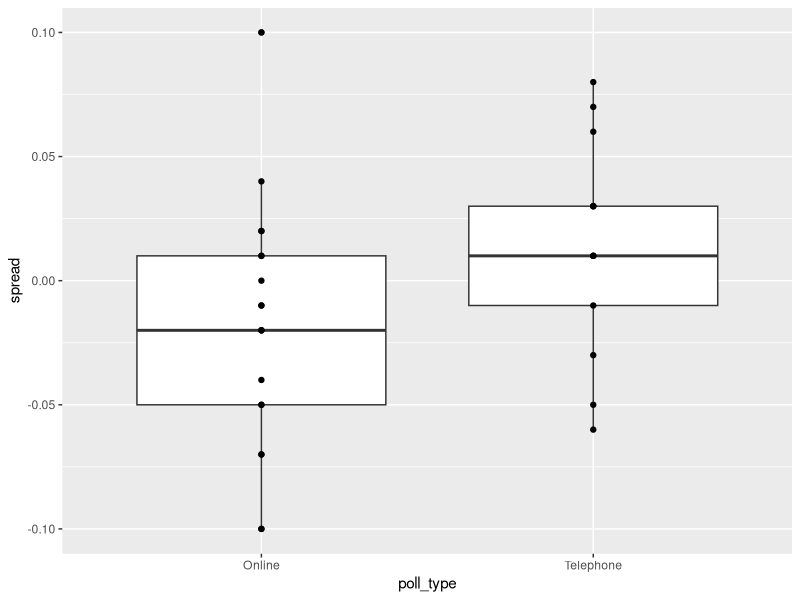
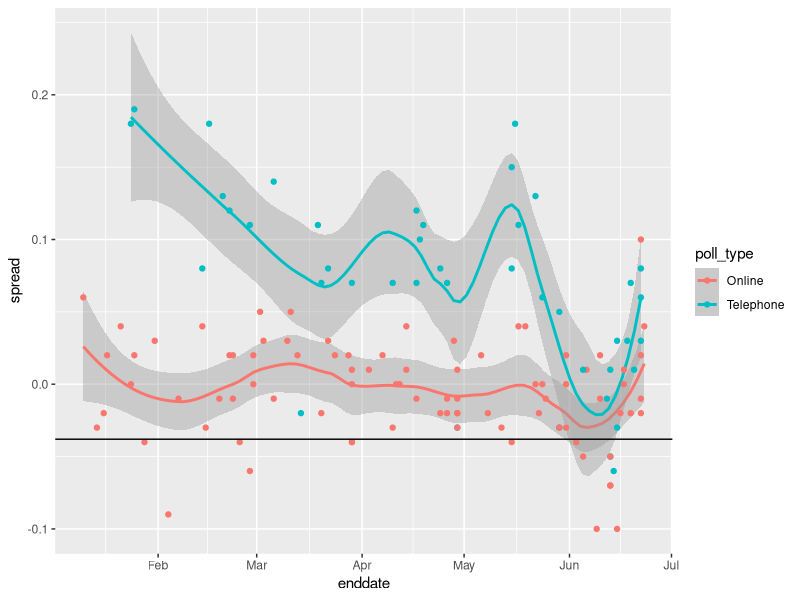
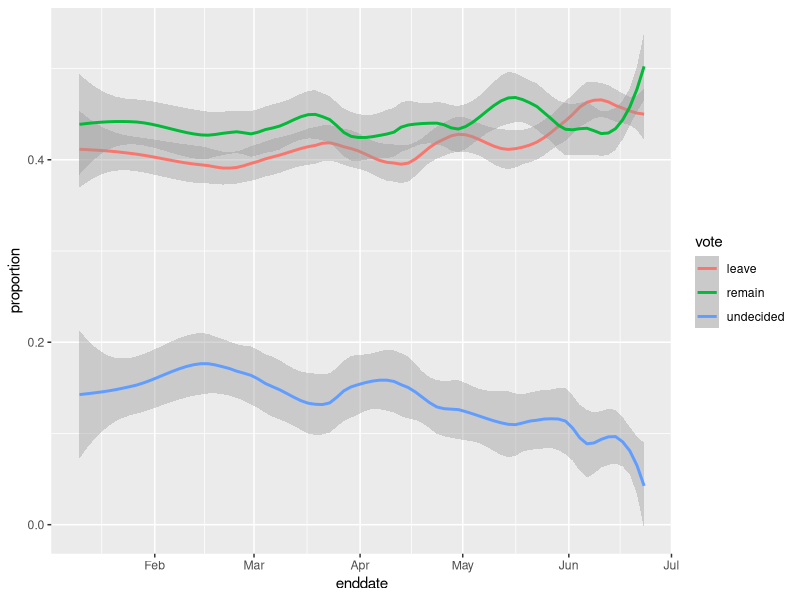

The R source for these figures, in order:
## ---- chunk 1
library(tidyverse)
library(dslabs)
data(brexit_polls)
options(digits = 3)
## ---- chunk 2
p <- 0.481
d <- 2*p - 1
## ---- chunk 3
N <- 1500
expected <- N*p #expected total number of voters in the sample choosing “Remain”
expected
## ---- chunk 4
se_remain <- sqrt(N*p*(1-p)) #standard error of the total number of voters in the sample choosing “Remain”
se_remain

x_hat <- p #expected value of X_hat , the proportion of “Remain” voters
x_hat
standard_error_x_hat <- sqrt(x_hat * (1-x_hat)/N)
se_d <- 2 * standard_error_x_hat
## ---- chunk 5
head(brexit_polls)
## ---- chunk 6
polls <- brexit_polls %>%
  mutate(x_hat = (spread+1)/2)
mean(polls$spread)
sd(polls$spread)
## ---- chunk 7
mean(polls$x_hat)
sd(polls$x_hat)
## ---- chunk 8
you_gov <- polls[1, ]
## ---- chunk 9
avg <- you_gov$x_hat
N <- you_gov$samplesize

se <- sqrt(avg*(1-avg)/N)
avg + c(-1,1) * qnorm(0.975)*se
## ---- chunk 10
june_polls <- polls %>%
  filter(enddate>="2016-06-1")
head(june_polls)

d <- -0.38
june_polls <- june_polls %>%
  mutate(se_x_hat = sqrt(x_hat * (1-x_hat)/ samplesize), se_spread = 2*se_x_hat,
         lower = spread - qnorm(0.975) * se_spread,
         upper = spread + qnorm(0.975) * se_spread,
         hit = (lower < 2*p-1 & upper > 2*p-1))
mean(june_polls$lower < 0 & june_polls$upper > 0) #proportion of polls that had a 0 in their prediction

mean(june_polls$hit) #avg hitrate

head(june_polls)
## ---- chunk 11
june_polls_grouped <- june_polls %>%
  group_by(pollster) %>%
  summarize(n_polls = n(), hits = sum(hit))
june_polls_grouped
## ---- chunk 12
ggplot(june_polls, aes(poll_type, spread))+
  geom_boxplot()+
  geom_point()
## ---- chunk 13
combined_by_type <- june_polls %>%
        group_by(poll_type) %>%
        summarize(N = sum(samplesize),
                  spread = sum(spread*samplesize)/N,
                  p_hat = (spread + 1)/2,
                  se_spread = 2 * sqrt(p_hat*(1-p_hat)/N),
                  lower = spread - qnorm(0.975) * se_spread,
                  upper = spread + qnorm(0.975) * se_spread)
combined_by_type
## ---- chunk 14
brexit_hit <- brexit_polls %>%
  mutate(p_hat = (spread + 1)/2,
         se_spread = 2*sqrt(p_hat*(1-p_hat)/samplesize),
         spread_lower = spread - qnorm(.975)*se_spread,
         spread_upper = spread + qnorm(.975)*se_spread,
         hit = spread_lower < -0.038 & spread_upper > -0.038) %>%
  select(poll_type, hit)
## ---- chunk 15
totals <- brexit_hit%>%
  summarize(online_yes=sum(poll_type=="Online" & hit==TRUE),
            online_no=sum(poll_type=="Online" & hit==FALSE),
            tele_yes=sum(hit==TRUE & poll_type=='Telephone'),
            tele_no=sum(hit == FALSE & poll_type == 'Telephone'))
totals
## ---- chunk 16
two_by_two <- tibble(hit = c('yes','no'),
                     online = c(totals$online_yes, totals$online_no),
                     telephone = c(totals$tele_yes, totals$tele_no))
two_by_two
## ---- chunk 17
chisq_test <- two_by_two %>% select(-hit) %>% chisq.test()
chisq_test
## ---- chunk 18
online_yes_odds <- (two_by_two$online[1] / sum(two_by_two$online)) / (two_by_two$online[2] / sum(two_by_two$online))
online_yes_odds
telephone_yes_odds <- (two_by_two$telephone[1] / sum(two_by_two$telephone)) / (two_by_two$telephone[2] / sum(two_by_two$telephone))
telephone_yes_odds
online_yes_odds / telephone_yes_odds
## ---- chunk 19
brexit_polls %>%
  ggplot(aes(enddate, spread, color=poll_type))+
  geom_smooth(method = "loess", span=0.4)+
  geom_point(aes(color=poll_type))+
  geom_hline(yintercept = -0.038)
## ---- chunk 20
brexit_long <- brexit_polls %>%
    gather(vote, proportion, "remain":"undecided") %>%
    mutate(vote = factor(vote))
head(brexit_long)
## ---- chunk 21
brexit_long %>%
  ggplot(aes(enddate, proportion, color=vote))+
           geom_smooth(method = "loess", span=0.3)
           
